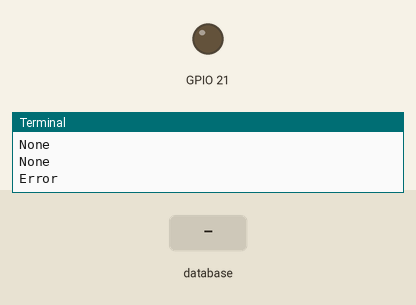
This program was run on a simulated Raspberry Pi (BCM pin numbers). On the bench: output pins drawn as LEDs (lit = HIGH), the last lines printed to the terminal. The test bench sets the inputs (shaded band). Each call to the cloud database takes 0.3 s, and an entry nobody has set reads as its off value or as empty.

Above: at 1.2 s.
1.3 s: database entry "solenoid" set to "LOCK"
At 2.6 s:
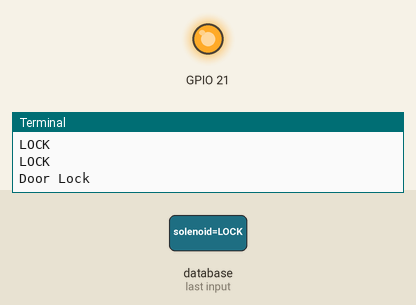
3.1 s: database entry "solenoid" set to "UNLOCK"
At 4.0 s:
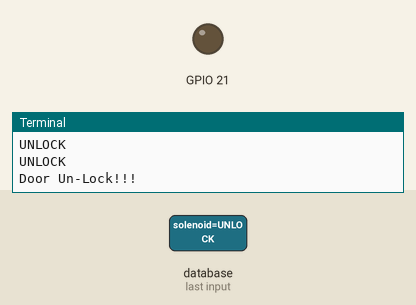
Timing chart, 0 to 6.1 s (numbered marks = the images above; inputs shaded):
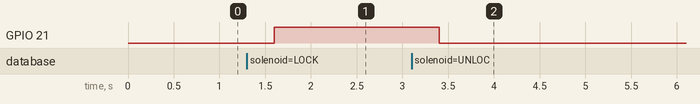

Measured:
- after the input at 1.3 s, GPIO 21: LOW → HIGH after 0.30 s
- after the input at 3.1 s, GPIO 21: HIGH → LOW after 0.30 s

The program:

RelayFRB.py
```python
import RPi.GPIO as GPIO
import time
import pyrebase
from time import sleep

GPIO.setmode(GPIO.BCM)
GPIO.setup(21, GPIO.OUT)


config = {
  "apiKey": "AIzaSyAD_n2A5-R0yguKbVG87PvCmVvwGejg5m0",
  "authDomain": "smart-door-3ab68",
  "databaseURL": "https://smart-door-3ab68.firebaseio.com",
  "storageBucket": "smart-door-3ab68.appspot.com"
}
firebase = pyrebase.initialize_app(config)


global count
global mininterval
global starttime
global flow

global runtime

global db


starttime = 0
SleepTimeL = 10


def stream_handler(post):
    print(post["data"])
    global db
    global status

    dat = db.child("Users").child("Door").child("fypjun2020").child("solenoid").get()
    print (dat.val())
    status = dat.val()
    if(status == "LOCK"):
        print ("Door Lock")
        GPIO.output(21, GPIO.HIGH)

    elif(status == "UNLOCK"):
        print ("Door Un-Lock!!!")
        GPIO.output(21, GPIO.LOW)
        sleep(10)

    else:
        print ("Error")

def main():
    global db
    db = firebase.database()
    test = db.child("Users").child("Door").child("fypjun2020").child("solenoid").stream(stream_handler)

main()
```
